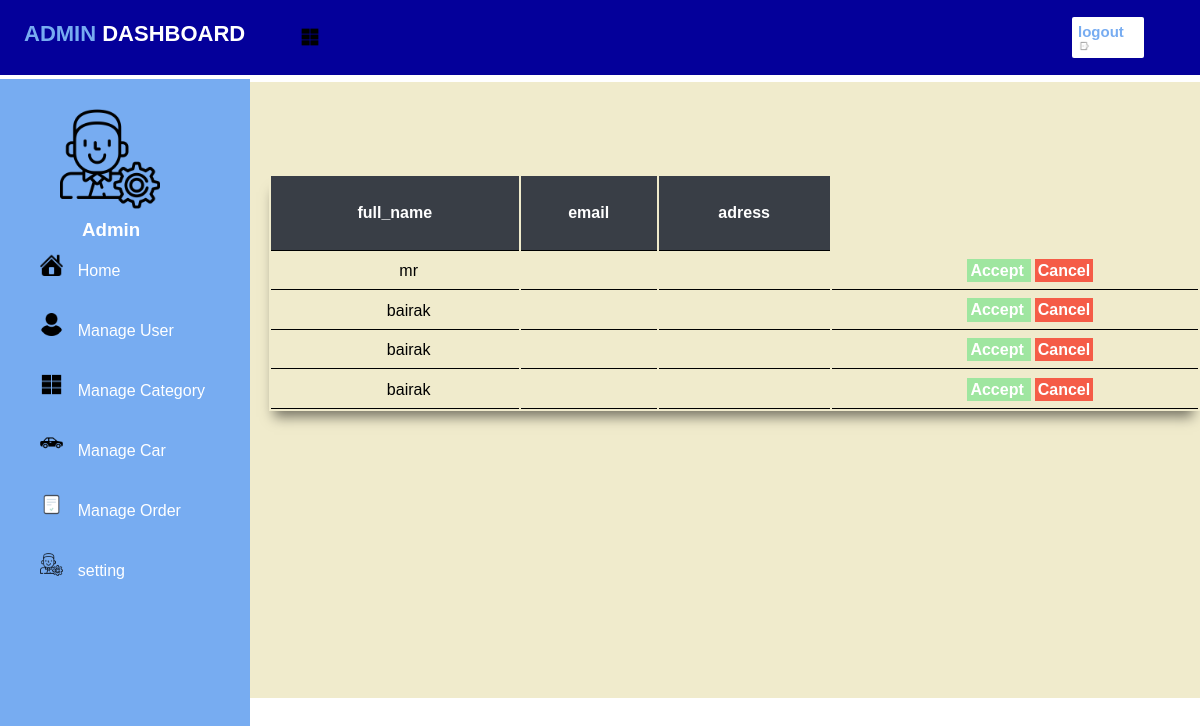
Screenshot of /admin/manage-order.php (signed in) with the database file from the repository.
### tables this page shows
CREATE TABLE `contracts` (
  `full_name` varchar(30) NOT NULL,
  `email` varchar(50) NOT NULL,
  `address` varchar(100) NOT NULL,
  `phone` varchar(100) NOT NULL,
  `id_user` int(30) NOT NULL,
  `id_car` int(30) NOT NULL,
  `cash` tinyint(1) NOT NULL
);

### admin/manage-order.php (the view, shortened to what this page needs)
<?php include('partials/menu.php'); ?>
<div class="content">
<div class="main-content">
    <div class="wrapper">
    <br>
         <br>
         <br>
         <table class="tb-full">
            <tr>
                <th>full_name</th>
                <th>email</th>
                <th>adress</th>
            </tr>
            <?php
            $sql="SELECT * FROM contracts ";
            $res=mysqli_query($conn ,$sql);
            if ($res==TRUE){
                $count = mysqli_num_rows($res);
                if($count>0){
                    while($rows=mysqli_fetch_assoc($res)){
                        $full_name=$rows['full_name'];
                        $email=$rows['email'];
                        $address=$rows['address'];
                        $id_user=$rows['id_user'];
                        ?>
                        <tr>
                            <td><?php echo $full_name;?></td>
                            <td><?php echo $email;?></td>
                            <td><?php echo $address;?></td>
                            <td>
                                <a href="<?php echo SITEURL;?>admin/accept-order.php?id_user=<?php echo $id_user;?>" class="btn-update">Accept </a>
                                <a href="<?php echo SITEURL;?>admin/cencel-order.php?id=<?php echo $id_user;?>" class="btn-delete">Cancel </a>
                            </td>
                        </tr>
                        <?php
                    }
                }
                else{
                }
            }
            ?>
        </table>
    </div>
</div>
</div>
<?php include('partials/footer.php');?>

### CSS/admin.css (style rules this page uses)
* { margin: 0 0; padding: 0 0; font-family: Arial, Helvetica, sans-serif; }
.wrapper { padding: 1%; width: 100%; margin: 0 auto; }
.main-content { margin: 1% ; background-color: #F0EBCC; padding: 3% 0%; }
.tb-full { width: 100%; box-shadow: -1px 12px 12px -6px rgba(0,0,0,0.5); }
table tr th { text-align: center; border-bottom: 1px solid black; padding: 3%; color: #fff; background-color: #393E46; cursor: pointer; }
table tr td { padding: 1% 1% 1% 4%; border-bottom: 1px solid black; cursor: pointer; text-align: center; }
.btn-update { background-color: #9FE6A0; text-decoration: none; padding: 1%; margin-left: 1%; color: white; text-decoration: none; font-weight: bold; }
.btn-delete { background-color: #F55C47; text-decoration: none; padding: 1%; color: white; text-decoration: none; font-weight: bold; margin-left: 1%; }
body { margin:0; padding: 0; font-family: sans-serif; }
.content { margin-top: 82px; margin-left: 250px; background-color: #F0EBCC; background-repeat: no-repeat; background-size: cover; height: 616px; transition: 1s; }

### rows the page displays
contracts: full_name "mr"
contracts: full_name "bairak"
contracts: full_name "bairak"
contracts: full_name "bairak"
